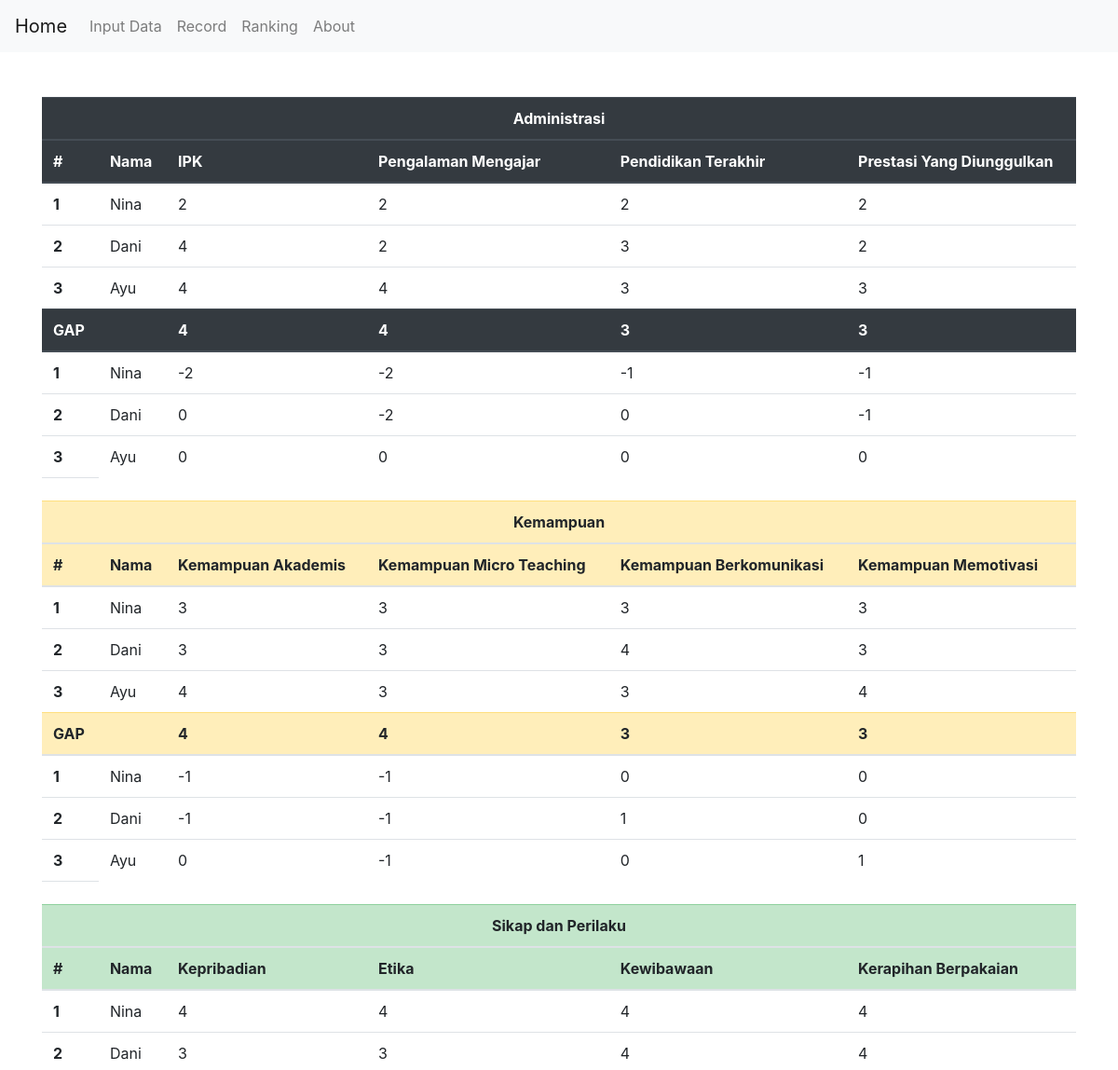
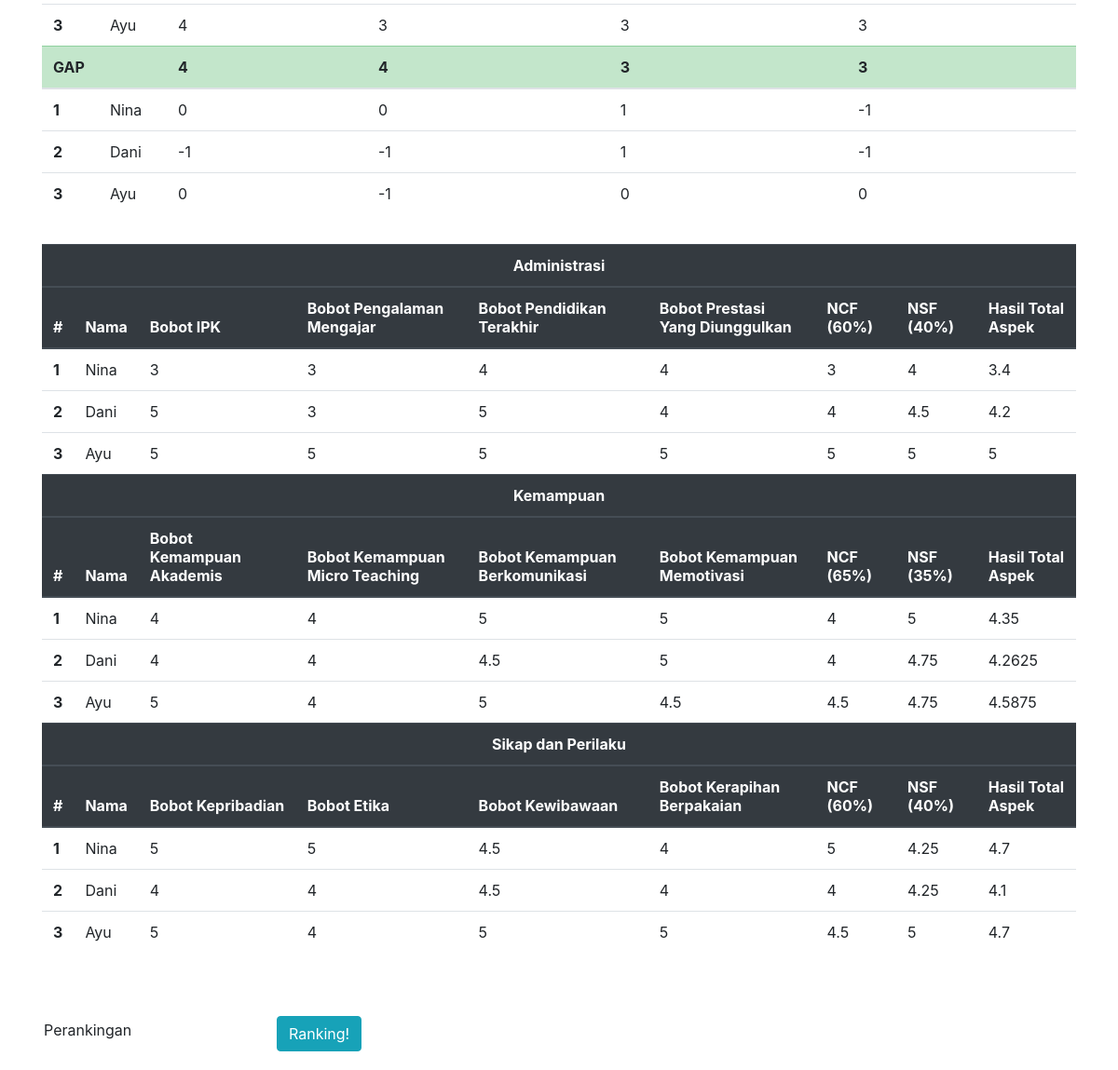
Screenshot of /hasil.php with the database file from the repository (2 pictures, top to bottom).
### tables this page shows
CREATE TABLE `siswa` (
  `nama` varchar(30) NOT NULL,
  `ipk` int(5) NOT NULL,
  `penghasilan` int(5) NOT NULL,
  `tanggungan` int(5) NOT NULL,
  `semester` int(5) NOT NULL,
  `akademik` int(5) NOT NULL,
  `mikro` int(5) NOT NULL,
  `kom` int(5) NOT NULL,
  `motiv` int(5) NOT NULL,
  `pribadi` int(5) NOT NULL,
  `etika` int(5) NOT NULL,
  `wibawa` int(5) NOT NULL,
  `rapih` int(5) NOT NULL
);

CREATE TABLE `gapsiswa` (
  `nama` varchar(30) NOT NULL,
  `gapipk` int(5) NOT NULL,
  `gappenghasilan` int(5) NOT NULL,
  `gaptanggungan` int(5) NOT NULL,
  `gapsmt` int(5) NOT NULL,
  `gapakademik` int(5) NOT NULL,
  `gapmikro` int(5) NOT NULL,
  `gapkom` int(5) NOT NULL,
  `gapmotiv` int(5) NOT NULL,
  `gappribadi` int(5) NOT NULL,
  `gapetika` int(5) NOT NULL,
  `gapwibawa` int(5) NOT NULL,
  `gaprapih` int(5) NOT NULL
);

CREATE TABLE `hasilsiswa` (
  `nama` varchar(30) NOT NULL,
  `bobotipk` float NOT NULL,
  `bobotpenghasilan` float NOT NULL,
  `bobottanggungan` float NOT NULL,
  `bobotsmt` float NOT NULL,
  `bobotakademik` float NOT NULL,
  `bobotmikro` float NOT NULL,
  `bobotkom` float NOT NULL,
  `bobotmotiv` float NOT NULL,
  `bobotpribadi` float NOT NULL,
  `bobotetika` float NOT NULL,
  `bobotwibawa` float NOT NULL,
  `bobotrapih` float NOT NULL,
  `ncfa` float NOT NULL,
  `nsfa` float NOT NULL,
  `hasila` float NOT NULL,
  `ncfk` float NOT NULL,
  `nsfk` float NOT NULL,
  `hasilk` float NOT NULL,
  `ncfs` float NOT NULL,
  `nsfs` float NOT NULL,
  `hasils` float NOT NULL,
  `total` float NOT NULL
);

### hasil.php (the view, shortened to what this page needs)
<?php
    include "koneksi.php";
?>
<html>
<head>
    <link rel="stylesheet" href="https://stackpath.bootstrapcdn.com/bootstrap/4.3.1/css/bootstrap.min.css">
</head>
<body>
    <nav class="navbar navbar-expand-lg navbar-light bg-light">
        <a class="navbar-brand" href="index.php">Home</a>
        <div class="collapse navbar-collapse" id="navbarNav">
        <ul class="navbar-nav">
            <li class="nav-item">
                <a class="nav-link" href="inputdata.php">Input Data</a>
            </li>
          <li class="nav-item">
            <a class="nav-link" href="proses.php">Record</a>
          </li>
          <li class="nav-item">
            <a class="nav-link" href="rangking.php">Ranking</a>
          </li>
            <li class="nav-item">
                <a class="nav-link" href="about.php">About</a>
            </li>
        </ul>
        </div>
    </nav>
    <div class="container"><br><br>
    <form  role="form" method="post" class="form-inline">
        <table class="table">
            <thead class="thead-dark"><tr><th class="text-center" scope="row" colspan="6">Administrasi</th></tr></thead>
            <thead class="thead-dark">
                <tr>
                    <th scope="col">#</th>
                    <th scope="col">Nama</th>
                    <th scope="col">IPK</th>
                    <th scope="col">Pengalaman Mengajar</th>
                    <th scope="col">Pendidikan Terakhir</th>
                    <th scope="col">Prestasi Yang Diunggulkan</th>
                </tr>
            </thead>
            <tbody>
                <?php
                    $query = mysqli_query($koneksi,"SELECT * FROM siswa");
                    if(mysqli_num_rows($query)>0){
                ?>
                <?php
                    $a = 1;
                    while($data = mysqli_fetch_array($query)){
                ?>
                <tr>
                  <th scope="row"><?php echo $a; ?></th>
                  <td><?php echo $data["nama"];?></td>
                  <td><?php echo $data["ipk"];?></td>
                  <td><?php echo $data["penghasilan"];?></td>
                  <td><?php echo $data["tanggungan"];?></td>
                  <td><?php echo $data["semester"];?></td>
                </tr>
                <?php $a++; } ?>
                <?php } ?>
            </tbody>
            <thead class="thead-dark">
                <tr>
                  <th scope="col">GAP</th>
                  <th scope="col"></th>
                  <th scope="col">4</th>
                  <th scope="col">4</th>
                  <th scope="col">3</th>
                  <th scope="col">3</th>
                </tr>
            </thead>
            <tbody>
                <?php
                    $query = mysqli_query($koneksi,"SELECT * FROM gapsiswa");
                    if(mysqli_num_rows($query)>0){
                ?>
                <?php
                    $a = 1;
                    while($data = mysqli_fetch_array($query)){
                ?>
                <tr>
                  <th scope="row"><?php echo $a; ?></th>
                  <td><?php echo $data["nama"];?></td>
                  <td><?php echo $data["gapipk"];?></td>
                  <td><?php echo $data["gappenghasilan"];?></td>
                  <td><?php echo $data["gaptanggungan"];?></td>
                  <td><?php echo $data["gapsmt"];?></td>
                </tr>
                <?php $a++; } ?>
                <?php } ?>
            </tbody>
            <thead><tr><td></td></tr></thead>
            <thead class="table-warning"><tr><th class="text-center" scope="row" colspan="6">Kemampuan</th></tr></thead>
            <thead class="table-warning">
                <tr>
                    <th scope="col">#</th>
                    <th scope="col">Nama</th>
                    <th scope="col">Kemampuan Akademis</th>
                    <th scope="col">Kemampuan Micro Teaching</th>
                    <th scope="col">Kemampuan Berkomunikasi</th>
                    <th scope="col">Kemampuan Memotivasi</th>
                </tr>
            </thead>
            <tbody>
                <?php
                    $query = mysqli_query($koneksi,"SELECT * FROM siswa");
                    if(mysqli_num_rows($query)>0){
                ?>
                <?php
                    $a = 1;
                    while($data = mysqli_fetch_array($query)){
                ?>
                <tr>
                    <th scope="row"><?php echo $a; ?></th>
                    <td><?php echo $data["nama"];?></td>
                    <td><?php echo $data["akademik"];?></td>
                    <td><?php echo $data["mikro"];?></td>
                    <td><?php echo $data["kom"];?></td>
                    <td><?php echo $data["motiv"];?></td>
                </tr>
                    <?php $a++; } ?>
                <?php } ?>
            </tbody>
            <thead class="table-warning">
                <tr>
                  <th scope="col">GAP</th>
                  <th scope="col"></th>
                  <th scope="col">4</th>
                  <th scope="col">4</th>
                  <th scope="col">3</th>
                  <th scope="col">3</th>
                </tr>
            </thead>
            <tbody>
                <?php
                    $query = mysqli_query($koneksi,"SELECT * FROM gapsiswa");
                    if(mysqli_num_rows($query)>0){
                ?>
                <?php
                    $a = 1;
                    while($data = mysqli_fetch_array($query)){
                ?>
                <tr>
                    <th scope="row"><?php echo $a; ?></th>
                    <td><?php echo $data["nama"];?></td>
                    <td><?php echo $data["gapakademik"];?></td>
                    <td><?php echo $data["gapmikro"];?></td>
                    <td><?php echo $data["gapkom"];?></td>
                    <td><?php echo $data["gapmotiv"];?></td>
                </tr>
                <?php $a++; } ?>
                <?php } ?>
            </tbody>
            <thead><tr><td></td></tr></thead>
            <thead class="table-success"><tr><th class="text-center" scope="row" colspan="6">Sikap dan Perilaku</th></tr></thead>
            <thead class="table-success">
                <tr>
                    <th scope="col">#</th>
                    <th scope="col">Nama</th>
                    <th scope="col">Kepribadian</th>
                    <th scope="col">Etika</th>
                    <th scope="col">Kewibawaan</th>
                    <th scope="col">Kerapihan Berpakaian</th>
                </tr>
            </thead>
            <tbody>
                <?php
                    $query = mysqli_query($koneksi,"SELECT * FROM siswa");
                    if(mysqli_num_rows($query)>0){
                ?>
                <?php
                    $a = 1;
                    while($data = mysqli_fetch_array($query)){
                ?>
                <tr>
                    <th scope="row"><?php echo $a; ?></th>
                    <td><?php echo $data["nama"];?></td>
                    <td><?php echo $data["pribadi"];?></td>
                    <td><?php echo $data["etika"];?></td>
                    <td><?php echo $data["wibawa"];?></td>
                    <td><?php echo $data["rapih"];?></td>
                </tr>
                <?php $a++; } ?>
                <?php } ?>
            </tbody>
            <thead class="table-success">
                <tr>
                  <th scope="col">GAP</th>
                  <th scope="col"></th>
                  <th scope="col">4</th>
                  <th scope="col">4</th>
                  <th scope="col">3</th>
                  <th scope="col">3</th>
                </tr>
            </thead>
            <tbody>
                <?php
                    $query = mysqli_query($koneksi,"SELECT * FROM gapsiswa");
                    if(mysqli_num_rows($query)>0){
                ?>
                <?php
                    $a = 1;
                    while($data = mysqli_fetch_array($query)){
                ?>
                <tr>
                    <th scope="row"><?php echo $a; ?></th>
                    <td><?php echo $data["nama"];?></td>
                    <td><?php echo $data["gappribadi"];?></td>
                    <td><?php echo $data["gapetika"];?></td>
                    <td><?php echo $data["gapwibawa"];?></td>
                    <td><?php echo $data["gaprapih"];?></td>
                </tr>
                <?php $a++; } ?>
                <?php } ?>
            </tbody>
        </table>
    </form>
    <table class="table">
        <thead class="thead-dark"><tr><th class="text-center" scope="row" colspan="9">Administrasi</th></tr></thead>
            <thead class="thead-dark">
                <tr>
                    <th scope="col">#</th>
                    <th scope="col">Nama</th>
                    <th scope="col">Bobot IPK</th>
                    <th scope="col">Bobot Pengalaman Mengajar</th>
                    <th scope="col">Bobot Pendidikan Terakhir</th>
                    <th scope="col">Bobot Prestasi Yang Diunggulkan</th>
                    <th scope="col">NCF (60%)</th>
                    <th scope="col">NSF (40%)</th>
                    <th scope="col">Hasil Total Aspek</th>
                </tr>
            </thead>
            <tbody>
                <?php
                    $query = mysqli_query($koneksi,"SELECT * FROM hasilsiswa");
                    if(mysqli_num_rows($query)>0){
                ?>
                <?php
                    $a = 1;
                    while($data = mysqli_fetch_array($query)){
                ?>
                <tr>
                    <th scope="row"><?php echo $a; ?></th>
                    <td><?php echo $data["nama"];?></td>
                    <td><?php echo $data["bobotipk"];?></td>
                    <td><?php echo $data["bobotpenghasilan"];?></td>
                    <td><?php echo $data["bobottanggungan"];?></td>
                    <td><?php echo $data["bobotsmt"];?></td>
                    <td><?php echo $data["ncfa"];?></td>
                    <td><?php echo $data["nsfa"];?></td>
                    <td><?php echo $data["hasila"];?></td>
                </tr>
                <?php $a++; } ?>
                <?php } ?>
            </tbody>
        <thead class="thead-dark"><tr><th class="text-center" scope="row" colspan="9">Kemampuan</th></tr></thead>
            <thead class="thead-dark">
                <tr>
                    <th scope="col">#</th>
                    <th scope="col">Nama</th>
                    <th scope="col">Bobot Kemampuan Akademis</th>
                    <th scope="col">Bobot Kemampuan Micro Teaching</th>
                    <th scope="col">Bobot Kemampuan Berkomunikasi</th>
                    <th scope="col">Bobot Kemampuan Memotivasi</th>
                    <th scope="col">NCF (65%)</th>
                    <th scope="col">NSF (35%)</th>
                    <th scope="col">Hasil Total Aspek</th>
                </tr>
            </thead>
            <tbody>
                <?php
                    $query = mysqli_query($koneksi,"SELECT * FROM hasilsiswa");
                    if(mysqli_num_rows($query)>0){
                ?>
                <?php
                    $a = 1;
                    while($data = mysqli_fetch_array($query)){
                ?>
                <tr>
                    <th scope="row"><?php echo $a; ?></th>
                    <td><?php echo $data["nama"];?></td>
                    <td><?php echo $data["bobotakademik"];?></td>
                    <td><?php echo $data["bobotmikro"];?></td>
                    <td><?php echo $data["bobotkom"];?></td>
                    <td><?php echo $data["bobotmotiv"];?></td>
                    <td><?php echo $data["ncfk"];?></td>
                    <td><?php echo $data["nsfk"];?></td>
                    <td><?php echo $data["hasilk"];?></td>
                </tr>
                <?php $a++; } ?>
                <?php } ?>
            </tbody>
        <thead class="thead-dark"><tr><th class="text-center" scope="row" colspan="9">Sikap dan Perilaku</th></tr></thead>
            <thead class="thead-dark">
                <tr>
                    <th scope="col">#</th>
                    <th scope="col">Nama</th>
                    <th scope="col">Bobot Kepribadian</th>
                    <th scope="col">Bobot Etika</th>
                    <th scope="col">Bobot Kewibawaan</th>
                    <th scope="col">Bobot Kerapihan Berpakaian</th>
                    <th scope="col">NCF (60%)</th>
                    <th scope="col">NSF (40%)</th>
                    <th scope="col">Hasil Total Aspek</th>
                </tr>
            </thead>
            <tbody>
                <?php
                    $query = mysqli_query($koneksi,"SELECT * FROM hasilsiswa");
                    if(mysqli_num_rows($query)>0){
                ?>
                <?php
                    $a = 1;
                    while($data = mysqli_fetch_array($query)){
                ?>
                <tr>
                    <th scope="row"><?php echo $a; ?></th>
                    <td><?php echo $data["nama"];?></td>
                    <td><?php echo $data["bobotpribadi"];?></td>
                    <td><?php echo $data["bobotetika"];?></td>
                    <td><?php echo $data["bobotwibawa"];?></td>
                    <td><?php echo $data["bobotrapih"];?></td>
                    <td><?php echo $data["ncfs"];?></td>
                    <td><?php echo $data["nsfs"];?></td>
                    <td><?php echo $data["hasils"];?></td>
                </tr>
                <?php $a++; } ?>
                <?php } ?>
            </tbody>
    </table>
    <br><br>
    <form  role="form" method="post" action="rangking.php" class="form-inline">
        <div class="form-group mb-2">
            <input type="text" readonly class="form-control-plaintext" value="Perankingan">
        </div>
        <button type="submit" name="submitranking" class="btn btn-info">Ranking!</button>
    </form>
    </div>
</body>
</html>

### rows the page displays
siswa: nama "Nina", ipk "2", penghasilan "2", tanggungan "2", semester "2", akademik "3", mikro "3", kom "3", motiv "3", pribadi "4", etika "4", wibawa "4", rapih "4"
siswa: nama "Dani", ipk "4", penghasilan "2", tanggungan "3", semester "2", akademik "3", mikro "3", kom "4", motiv "3", pribadi "3", etika "3", wibawa "4", rapih "4"
siswa: nama "Ayu", ipk "4", penghasilan "4", tanggungan "3", semester "3", akademik "4", mikro "3", kom "3", motiv "4", pribadi "4", etika "3", wibawa "3", rapih "3"
gapsiswa: nama "Nina", gapipk "-2", gappenghasilan "-2", gaptanggungan "-1", gapsmt "-1", gapakademik "-1", gapmikro "-1", gapkom "0", gapmotiv "0", gappribadi "0", gapetika "0", gapwibawa "1", gaprapih "-1"
gapsiswa: nama "Dani", gapipk "0", gappenghasilan "-2", gaptanggungan "0", gapsmt "-1", gapakademik "-1", gapmikro "-1", gapkom "1", gapmotiv "0", gappribadi "-1", gapetika "-1", gapwibawa "1", gaprapih "-1"
gapsiswa: nama "Ayu", gapipk "0", gappenghasilan "0", gaptanggungan "0", gapsmt "0", gapakademik "0", gapmikro "-1", gapkom "0", gapmotiv "1", gappribadi "0", gapetika "-1", gapwibawa "0", gaprapih "0"
hasilsiswa: nama "Nina", bobotipk "3", bobotpenghasilan "3", bobottanggungan "4", bobotsmt "4", ncfa "3", nsfa "4", hasila "3.4", bobotakademik "4", bobotmikro "4", bobotkom "5", bobotmotiv "5", ncfk "4", nsfk "5", hasilk "4.35", bobotpribadi "5", bobotetika "5", bobotwibawa "4.5", bobotrapih "4", ncfs "5", nsfs "4.25", hasils "4.7"
hasilsiswa: nama "Dani", bobotipk "5", bobotpenghasilan "3", bobottanggungan "5", bobotsmt "4", ncfa "4", nsfa "4.5", hasila "4.2", bobotakademik "4", bobotmikro "4", bobotkom "4.5", bobotmotiv "5", ncfk "4", nsfk "4.75", hasilk "4.2625", bobotpribadi "4", bobotetika "4", bobotwibawa "4.5", bobotrapih "4", ncfs "4", nsfs "4.25", hasils "4.1"
hasilsiswa: nama "Ayu", bobotipk "5", bobotpenghasilan "5", bobottanggungan "5", bobotsmt "5", ncfa "5", nsfa "5", hasila "5", bobotakademik "5", bobotmikro "4", bobotkom "5", bobotmotiv "4.5", ncfk "4.5", nsfk "4.75", hasilk "4.5875", bobotpribadi "5", bobotetika "4", bobotwibawa "5", bobotrapih "5", ncfs "4.5", nsfs "5", hasils "4.7"
